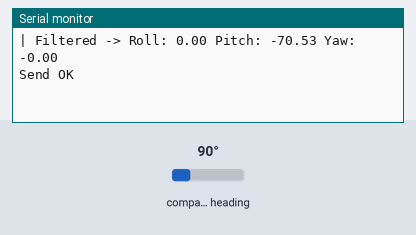
Bench run of a sketch on a simulated Arduino Uno, built with avr-gcc and run on an emulated ATmega328P. Shown: the last lines printed to the serial monitor. Wiring (inferred from the names in the program): HMC5883L compass at I2C address 0x1E; 24Cxx EEPROM at I2C address 0x53. Inputs (shaded band) come from the test bench; at power-on: compass heading 90°. EEPROM starts erased; no radio packets arrive unless stated.

Above: at 10.2 s.
10.3 s: compass heading set to 7°
At 10.37 s:
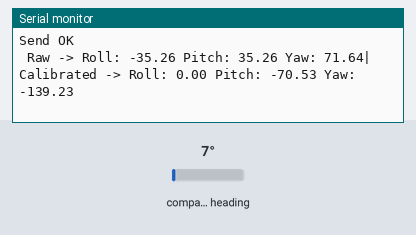
11.8 s: compass heading set to 90°
At 12.17 s:
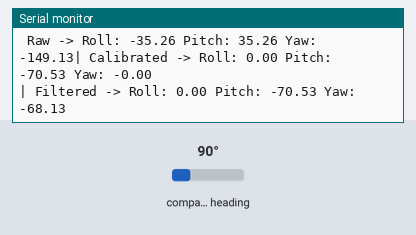
Timing chart, 0 to 14.8 s (numbered marks = the images above; inputs shaded):
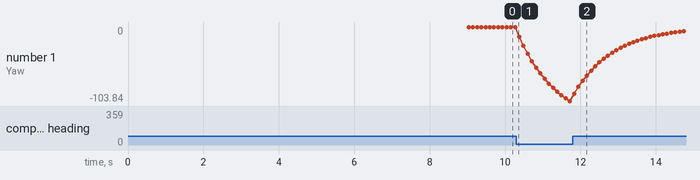

Measured:
- after the input at 10.3 s, the serial monitor: prints a new line after 0.07 s (image 1)
- plotted number 1: 0 → -103.84 after the input at 10.3 s

The sketch:

imu_send.ino
```cpp
#include <Wire.h>
#include <SPI.h>
#include <nRF24L01.h>
#include <RF24.h>

RF24 radio(10, 9);
const byte address[6] = "00001";

#define ADXL345 0x53
#define HMC5883L 0x1E

// Calibration variables
float pitch_offset = 0.0;
float roll_offset = 0.0;
float yaw_offset = 0.0;
bool calibrated = false;

// Low-pass filter variables
float filtered_roll = 0, filtered_pitch = 0, filtered_yaw = 0;
bool filter_initialized = false;
float alpha = 0.1; // Filter coefficient, can be adjusted as needed

void setup() {
  Serial.begin(115200);
  Wire.begin();

  // Initialize ADXL345
  Wire.beginTransmission(ADXL345);
  Wire.write(0x2D);
  Wire.write(0x08);
  Wire.endTransmission();

  // Set ADXL345 range to ±4g
  Wire.beginTransmission(ADXL345);
  Wire.write(0x31);
  Wire.write(0x01);
  Wire.endTransmission();

  // Initialize HMC5883L
  Wire.beginTransmission(HMC5883L);
  Wire.write(0x00); // Configuration A
  Wire.write(0x70); // 8 averages, 15Hz, normal measurement
  Wire.endTransmission();

  Wire.beginTransmission(HMC5883L);
  Wire.write(0x01); // Configuration B
  Wire.write(0xA0); // Gain
  Wire.endTransmission();

  Wire.beginTransmission(HMC5883L);
  Wire.write(0x02); // Mode register
  Wire.write(0x00); // Continuous measurement mode
  Wire.endTransmission();

  // Initialize nRF24L01
  radio.begin();
  radio.openWritingPipe(address);
  radio.setPALevel(RF24_PA_LOW);
  radio.setChannel(76);
  radio.setDataRate(RF24_1MBPS);
  radio.stopListening();

  Serial.println("System initialized.");

  // Delay 5 seconds then calibrate
  delay(5000);
  performCalibration();
}

// Angle low-pass filter function (handles angle jumps)
float angleFilter(float new_angle, float old_filtered, float alpha) {
  float diff = new_angle - old_filtered;

  // Handle angle jumps (-180° to 180° wrap-around)
  if (diff > 180) diff -= 360;
  if (diff < -180) diff += 360;

  float result = old_filtered + alpha * diff;

  // Keep angle within [-180, 180] range
  if (result > 180) result -= 360;
  if (result <= -180) result += 360;

  return result;
}

void performCalibration() {
  Serial.println("Starting calibration... Keep device steady for 3 seconds!");
  delay(1000);

  float pitch_sum = 0.0;
  float roll_sum = 0.0;
  float yaw_sum = 0.0;
  int sample_count = 0;

  unsigned long start_time = millis();

  while (millis() - start_time < 3000) { // Collect data for 3 seconds
    // Read sensor data and calculate RPY (reuse main loop code)
    float pitch, roll, yaw;
    if (readSensorsAndCalculateRPY(pitch, roll, yaw)) {
      pitch_sum += pitch;
      roll_sum += roll;
      yaw_sum += yaw;
      sample_count++;

      Serial.print("Calibrating... Sample ");
      Serial.print(sample_count);
      Serial.print(" - P:"); Serial.print(pitch);
      Serial.print(" R:"); Serial.print(roll);
      Serial.print(" Y:"); Serial.println(yaw);
    }
    delay(50); // 20Hz sampling
  }

  if (sample_count > 0) {
    pitch_offset = pitch_sum / sample_count;
    roll_offset = roll_sum / sample_count;
    yaw_offset = yaw_sum / sample_count;
    calibrated = true;

    Serial.println("Calibration completed!");
    Serial.print("Offsets - Pitch: "); Serial.print(pitch_offset);
    Serial.print(" Roll: "); Serial.print(roll_offset);
    Serial.print(" Yaw: "); Serial.println(yaw_offset);
  } else {
    Serial.println("Calibration failed - no valid samples!");
  }
}

bool readSensorsAndCalculateRPY(float &pitch, float &roll, float &yaw) {
  // Read ADXL345
  Wire.beginTransmission(ADXL345);
  Wire.write(0x32);
  Wire.endTransmission(false);
  uint8_t bytesRead = Wire.requestFrom(ADXL345, 6, true);
  if (bytesRead < 6) {
    Serial.println("I2C read error: less than 6 bytes (ADXL345)");
    return false;
  }
  uint8_t xl = Wire.read();
  uint8_t xh = Wire.read();
  uint8_t yl = Wire.read();
  uint8_t yh = Wire.read();
  uint8_t zl = Wire.read();
  uint8_t zh = Wire.read();
  int16_t x = (int16_t)((xh << 8) | xl);
  int16_t y = (int16_t)((yh << 8) | yl);
  int16_t z = (int16_t)((zh << 8) | zl);

  // Calculate Pitch and Roll
  pitch = - atan2((float)x, sqrt((float)y * y + (float)z * z)) * 180.0 / PI;
  roll  = atan2((float)y, sqrt((float)x * x + (float)z * z)) * 180.0 / PI;
  float pitch_rad = pitch * PI / 180.0;
  float roll_rad  = roll * PI / 180.0;

  // Read HMC5883L
  Wire.beginTransmission(HMC5883L);
  Wire.write(0x03); // Data register start address
  Wire.endTransmission();
  uint8_t magRead = Wire.requestFrom(HMC5883L, 6);
  if (magRead < 6) {
    Serial.println("I2C read error: less than 6 bytes (HMC5883L)");
    return false;
  }
  int16_t mx = (Wire.read() << 8) | Wire.read(); // X
  int16_t mz = (Wire.read() << 8) | Wire.read(); // Z
  int16_t my = (Wire.read() << 8) | Wire.read(); // Y

  // Tilt compensation
  float mx_f = (float)mx;
  float my_f = (float)my;
  float mz_f = (float)mz;
  float mx2 = mx_f * cos(pitch_rad) + mz_f * sin(pitch_rad);
  float my2 = mx_f * sin(roll_rad) * sin(pitch_rad) + my_f * cos(roll_rad) - mz_f * sin(roll_rad) * cos(pitch_rad);

  yaw = atan2(-my2, mx2) * 180.0 / PI;

  return true;
}

// Angle difference calculation (handles -180 to 180 degree wrap-around)
float angleDifference(float angle, float offset) {
  float diff = angle - offset;
  // Keep angle difference within -180 to 180 degrees
  while (diff > 180.0) diff -= 360.0;
  while (diff < -180.0) diff += 360.0;
  return diff;
}

void loop() {
  float pitch, roll, yaw;
  if (!readSensorsAndCalculateRPY(pitch, roll, yaw)) {
    delay(100);
    return;
  }

  // Print raw data
  Serial.print(" Raw -> Roll: "); Serial.print(roll);
  Serial.print(" Pitch: "); Serial.print(pitch);
  Serial.print(" Yaw: "); Serial.print(yaw);

  // Apply calibration offsets
  float calibrated_pitch, calibrated_roll, calibrated_yaw;
  if (calibrated) {
    calibrated_pitch = - pitch - pitch_offset;
    calibrated_roll = roll - roll_offset;
    calibrated_yaw = angleDifference(yaw, yaw_offset);

    Serial.print("| Calibrated -> Roll: "); Serial.print(calibrated_roll);
    Serial.print(" Pitch: "); Serial.print(calibrated_pitch);
    Serial.print(" Yaw: "); Serial.println(calibrated_yaw);

    // Low-pass filtering
    if (!filter_initialized) {
      // First run, initialize with current values
      filtered_roll = calibrated_roll;
      filtered_pitch = calibrated_pitch;
      filtered_yaw = calibrated_yaw;
      filter_initialized = true;
    } else {
      // Use standard low-pass filter for roll and pitch
      filtered_roll = alpha * calibrated_roll + (1 - alpha) * filtered_roll;
      filtered_pitch = alpha * calibrated_pitch + (1 - alpha) * filtered_pitch;
      // Use angle filter for yaw (handles angle jumps)
      filtered_yaw = angleFilter(calibrated_yaw, filtered_yaw, alpha);
    }

    Serial.print("| Filtered -> Roll: "); Serial.print(filtered_roll);
    Serial.print(" Pitch: "); Serial.print(filtered_pitch);
    Serial.print(" Yaw: "); Serial.println(filtered_yaw);

    // Pack data (send calibrated data)
    float data[3] = { calibrated_roll, calibrated_pitch, calibrated_yaw };

    // Send
    bool ok = radio.write(&data, sizeof(data));
    Serial.println(ok ? "Send OK" : "Send Fail");

    delay(100);
  }
}
```
